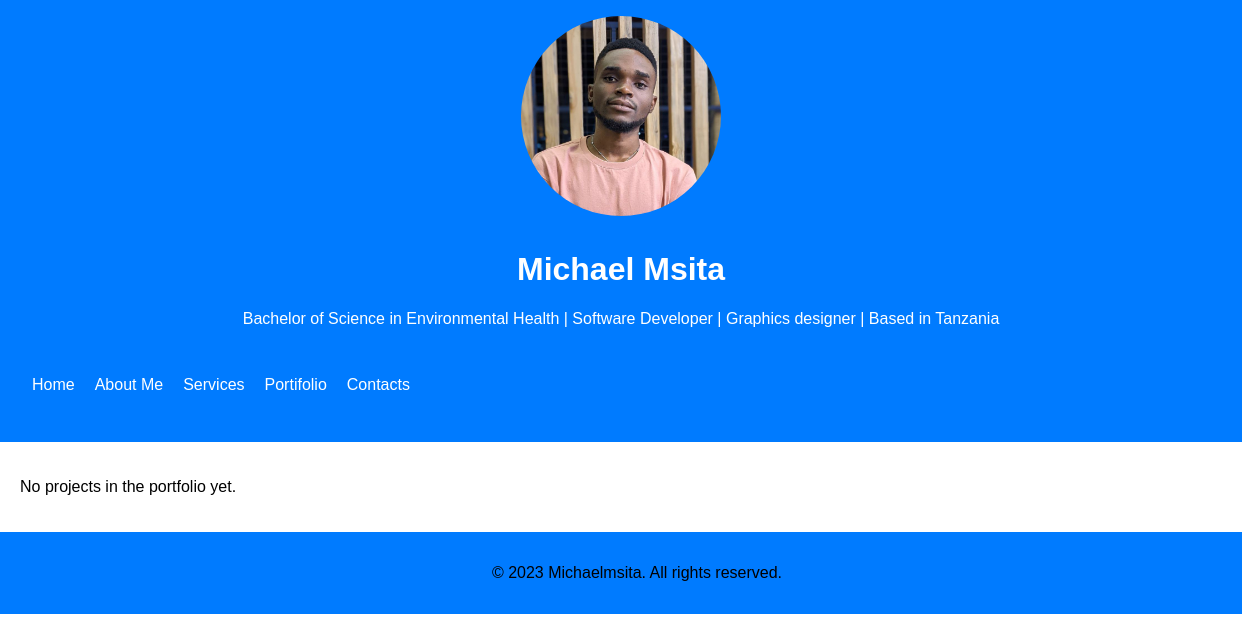
/portfolio/, run on an earlier commit of the app's database.
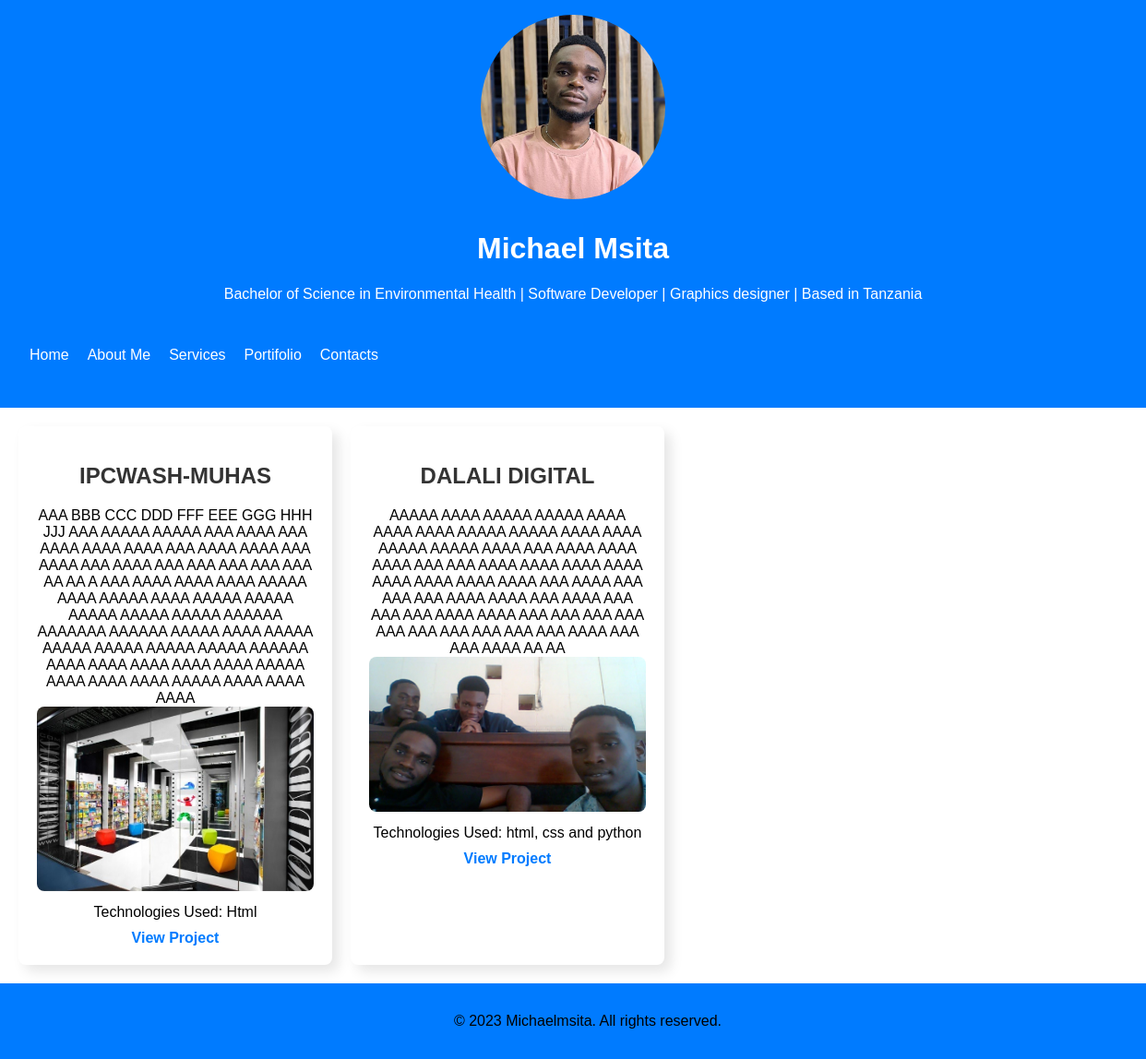
And on a later commit of the database.
### portifolio/models.py (models this page shows, shortened)
class PortfolioProject (models.Model):
    title = models.CharField (max_length=100)
    description = models.TextField ()
    image = models.ImageField (upload_to= 'portfoilio_images/', null= True, blank=True)
    technologies_used = models.CharField (max_length=100)
    website_link = models.URLField (null=True, blank=True)

### portifolio/views.py (the view)
# urls.py: path('portfolio/', views.portfolio, name= 'portfolio'),
def portfolio (request):
    projects = PortfolioProject.objects.all()
    return render (request, 'portifolio/potifolio.html', {'projects':projects})

### portifolio/templates/portifolio/potifolio.html (shortened to what this page needs)
{% extends 'portifolio/base.html' %}
{% load static %}
{% block content %}
<div class="portfolio-container">
    {% for project in projects %}
    <div class="project-div">
        <div><h2>{{ project.title }}</h2></div>
        <div>{{ project.description }}</div>
        <div class="project-image"><img src="{{ project.image.url }}" alt="{{ project.title }} image"></div>
        <div>Technologies Used: {{ project.technologies_used }}</div>
        <a href="{{ project.website_link }}" target="_blank"><b>View Project</b></a>
    </div>
    {% empty %}
    <p>No projects in the portfolio yet.</p>
    {% endfor %}
</div>
{% endblock %}

### portifolio/templates/portifolio/base.html (shortened to what this page needs)
{% load static %}
<!DOCTYPE html>
<html lang="en">
<head>
    <link rel="stylesheet" href="{% static 'portifolio/main.css' %}">
    <link rel="stylesheet" href="https://cdnjs.cloudflare.com/ajax/libs/font-awesome/6.0.0-beta3/css/all.min.css"
/>
    <link rel="stylesheet" href="https://cdnjs.cloudflare.com/ajax/libs/font-awesome/6.0.0-beta3/css/all.min.css"
/>
</head>
<body>
    <header>
        <img src="{% static 'portifolio/img/Myprofile.jpg' %}" alt="Msita">
        <h1>Michael Msita</h1>
        <p>Bachelor of Science in Environmental Health | Software Developer | Graphics designer | Based in Tanzania</p>
        <nav>
            <ul>
                <li><a href="{% url 'portifolio:home' %}">Home</a></li>
                <li><a href="{% url 'portifolio:about' %}">About Me</a></li>
                <li><a href="{% url 'portifolio:services' %}">Services</a></li>
                <li><a href="{% url 'portifolio:portfolio' %}">Portifolio</a></li>
                <li><a href="{% url 'portifolio:contacts' %}">Contacts</a></li>
            </ul>
        </nav>
    </header>
    {% block content %}{% endblock %}
    <footer>
        <div class="foot">
        <p>&copy; 2023 Michaelmsita. All rights reserved.</p>
        </div>
    </footer>
</body>
</html>

### portifolio/static/portifolio/main.css (style rules this page uses)
body { font-family: 'Arial', sans-serif; margin: 0; padding: 0; }
header { background-color: #007bff; color: white; text-align: center; padding: 1em; }
header img { border-radius: 50%; width: 200px; height: 200px; object-fit: cover; object-position: top; margin-bottom: 10px; }
nav { display: flex; justify-content: space-between; align-items: center; background-color: #007bff; padding: 1em; }
nav ul { list-style: none; padding: 0; display: flex; }
nav li { margin-right: 20px; }
nav ul li a { text-decoration: none; color: white; }
h2 { color: #333; }
footer { display: flex; background-color: #007bff; text-align: center; justify-content: center; padding: 1em; width: 100%; bottom: 0; }
.foot { text-align: center; }
.portfolio-container { display: flex; flex-wrap: wrap; gap: 20px; margin: 20px; }
.project-div { background: #fff; padding: 20px; box-shadow: 7px 7px 14px rgba(0, 0, 0, 0.1); border-radius: 8px; width: 300px; display: flex; flex-direction: column; align-items: center; text-align: center; }
.project-image img { max-width: 100%; height: auto; border-radius: 8px; margin-bottom: 10px; }
a { margin-top: 10px; text-decoration: none; color: #007BFF; }

What changed in the data, as far as the page shows it:
added PortfolioProject: title "IPCWASH-MUHAS", description "AAA BBB CCC DDD FFF EEE GGG HHH JJJ AAA AAAAA AAAAA AAA AAAA AAA AAAA AAAA AAAA AAA AAAA AAAA AAA AAAA AAA AAAA AAA AAA AAA AAA AAA AA AA A AAA AAAA AAAA AAAA AAAAA AAAA AAAAA AAAA AAAAA AAAAA AAAAA AAAAA AAAAA AAAAAA AAAAAAA AAAAAA AAAAA AAAA AAAAA AAAAA AAAAA AAAAA AAAAA AAAAAA AAAA AAAA AAAA AAAA AAAA AAAAA AAAA AAAA AAAA AAAAA AAAA AAAA AAAA", image (picture), technologies_used "Html"
added PortfolioProject: title "DALALI DIGITAL", description "AAAAA AAAA AAAAA AAAAA AAAA AAAA AAAA AAAAA AAAAA AAAA AAAA AAAAA AAAAA AAAA AAA AAAA AAAA AAAA AAA AAA AAAA AAAA AAAA AAAA AAAA AAAA AAAA AAAA AAA AAAA AAA AAA AAA AAAA AAAA AAA AAAA AAA AAA AAA AAAA AAAA AAA AAA AAA AAA AAA AAA AAA AAA AAA AAA AAAA AAA AAA AAAA AA AA", image (picture), technologies_used "html, css and python"
Also different on the page:
text no longer shown: "No projects in the portfolio yet."
